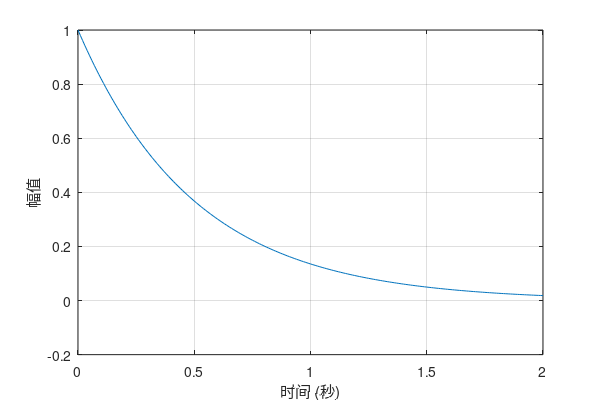

Source code (MATLAB):
clear                   % 清除所有变量
close all               % 关闭所有图形窗口

t = 0:0.01:2;           % 时间范围为0到2秒，步长为0.01秒
x = exp(-2*t);          % 生成实指数信号

figure('Units', 'inches', 'Position', [0 0 6 4]);  % 设置绘图窗口尺寸为6x4英寸
plot(t, x);             % 绘制图形
grid on;                % 打开网格线
axis([0 2 -0.2 1]);     % 控制坐标轴范围

xlabel('时间 (秒)');
ylabel('幅值');

% 检查目录是否存在，如果不存在则创建
foldername = 'picture';
if ~exist(foldername, 'dir')
    mkdir(foldername);
end

set(gcf, 'PaperPositionMode', 'auto');  % 设置绘图窗口分辨率与尺寸一致
print(sprintf('%s/e_minus_2t.jpg', foldername), '-djpeg', '-r300');  % 保存图形，分辨率为300dpi
